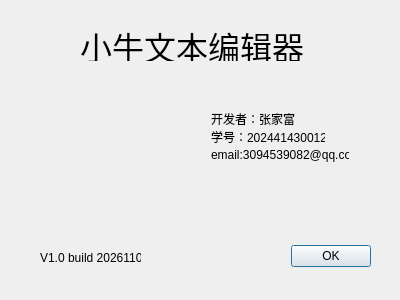
<?xml version="1.0" encoding="UTF-8"?>
<ui version="4.0">
 <class>aboutDialog</class>
 <widget class="QDialog" name="aboutDialog">
  <property name="geometry">
   <rect>
    <x>0</x>
    <y>0</y>
    <width>400</width>
    <height>300</height>
   </rect>
  </property>
  <property name="windowTitle">
   <string>Dialog</string>
  </property>
  <widget class="QDialogButtonBox" name="buttonBox">
   <property name="geometry">
    <rect>
     <x>30</x>
     <y>240</y>
     <width>341</width>
     <height>32</height>
    </rect>
   </property>
   <property name="orientation">
    <enum>Qt::Horizontal</enum>
   </property>
   <property name="standardButtons">
    <set>QDialogButtonBox::Ok</set>
   </property>
  </widget>
  <widget class="QLabel" name="label">
   <property name="geometry">
    <rect>
     <x>80</x>
     <y>30</y>
     <width>231</width>
     <height>31</height>
    </rect>
   </property>
   <property name="font">
    <font>
     <family>Agency FB</family>
     <pointsize>24</pointsize>
    </font>
   </property>
   <property name="text">
    <string>小牛文本编辑器</string>
   </property>
  </widget>
  <widget class="QLabel" name="label_2">
   <property name="geometry">
    <rect>
     <x>211</x>
     <y>111</y>
     <width>84</width>
     <height>16</height>
    </rect>
   </property>
   <property name="text">
    <string>开发者：张家富</string>
   </property>
  </widget>
  <widget class="QLabel" name="label_4">
   <property name="geometry">
    <rect>
     <x>211</x>
     <y>147</y>
     <width>138</width>
     <height>16</height>
    </rect>
   </property>
   <property name="text">
    <string>email:3094539082@qq.com</string>
   </property>
  </widget>
  <widget class="QLabel" name="label_5">
   <property name="geometry">
    <rect>
     <x>40</x>
     <y>110</y>
     <width>91</width>
     <height>111</height>
    </rect>
   </property>
   <property name="styleSheet">
    <string notr="true">border-image: url(:/img/tubiao.png);</string>
   </property>
   <property name="text">
    <string/>
   </property>
  </widget>
  <widget class="QLabel" name="label_6">
   <property name="geometry">
    <rect>
     <x>40</x>
     <y>250</y>
     <width>101</width>
     <height>16</height>
    </rect>
   </property>
   <property name="text">
    <string>V1.0 build 20261102</string>
   </property>
  </widget>
  <widget class="QLabel" name="label_3">
   <property name="geometry">
    <rect>
     <x>211</x>
     <y>129</y>
     <width>114</width>
     <height>16</height>
    </rect>
   </property>
   <property name="text">
    <string>学号：2024414300126</string>
   </property>
  </widget>
 </widget>
 <resources/>
 <connections>
  <connection>
   <sender>buttonBox</sender>
   <signal>accepted()</signal>
   <receiver>aboutDialog</receiver>
   <slot>accept()</slot>
   <hints>
    <hint type="sourcelabel">
     <x>248</x>
     <y>254</y>
    </hint>
    <hint type="destinationlabel">
     <x>157</x>
     <y>274</y>
    </hint>
   </hints>
  </connection>
  <connection>
   <sender>buttonBox</sender>
   <signal>rejected()</signal>
   <receiver>aboutDialog</receiver>
   <slot>reject()</slot>
   <hints>
    <hint type="sourcelabel">
     <x>316</x>
     <y>260</y>
    </hint>
    <hint type="destinationlabel">
     <x>286</x>
     <y>274</y>
    </hint>
   </hints>
  </connection>
 </connections>
</ui>
